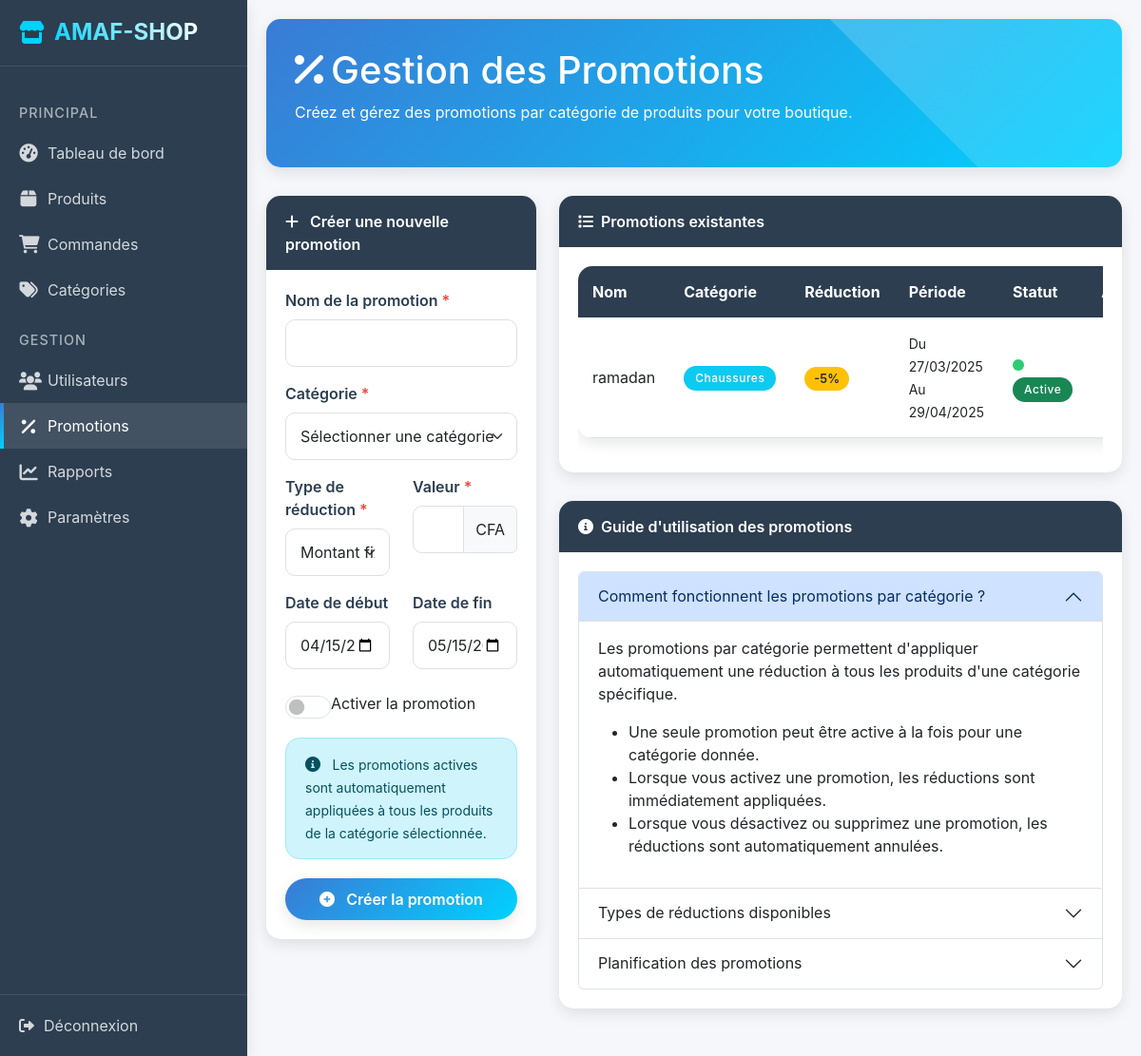
The app's page /admin/promotions.php (signed in) with its own data.
### tables this page shows
CREATE TABLE IF NOT EXISTS `promotion` (
  `id` int NOT NULL AUTO_INCREMENT,
  `nom` varchar(100) NOT NULL,
  `categorie_id` int NOT NULL,
  `type_reduction` enum('montant','pourcentage') NOT NULL DEFAULT 'montant',
  `valeur_reduction` decimal(10,2) NOT NULL,
  `date_debut` date NOT NULL,
  `date_fin` date NOT NULL,
  `actif` tinyint(1) NOT NULL DEFAULT '0',
  `date_creation` timestamp NULL DEFAULT CURRENT_TIMESTAMP,
  PRIMARY KEY (`id`),
  KEY `categorie_id` (`categorie_id`)
);

CREATE TABLE IF NOT EXISTS `categorie` (
  `id` int NOT NULL AUTO_INCREMENT,
  `nom` varchar(70) NOT NULL,
  `description` text,
  `image_url` varchar(150) DEFAULT NULL,
  PRIMARY KEY (`id`)
);

### admin/promotions.php (the view, shortened to what the rows shown need)
<?php
require '../config.php';
$promotions = [];
$query_promotions = "SELECT p.*, c.nom as categorie_nom
                   FROM promotion p
                   LEFT JOIN categorie c ON p.categorie_id = c.id
                   ORDER BY p.actif DESC, p.date_fin DESC";
$result_promotions = $conn->query($query_promotions);
if ($result_promotions) {
    while ($row = $result_promotions->fetch_assoc()) {
        $promotions[] = $row;
    }
}
?>
<!DOCTYPE html>
<html lang="fr">
<head>
    <link rel="stylesheet" href="https://cdn.jsdelivr.net/npm/bootstrap@5.3.0/dist/css/bootstrap.min.css">
    <link rel="stylesheet" href="https://cdnjs.cloudflare.com/ajax/libs/font-awesome/6.0.0/css/all.min.css">
    <link rel="stylesheet" href="https://cdnjs.cloudflare.com/ajax/libs/animate.css/4.1.1/animate.min.css">
</head>
<body>
    <div class="sidebar">
        <div class="sidebar-brand">
            <h2>AMAF-SHOP</h2>
        </div>
    </div>
    <div class="main-content">
        <div class="page-header animate__animated animate__fadeInDown">
            <h1><i class="fas fa-percent me-2"></i>Gestion des Promotions</h1>
        </div>
        <div class="row">
            <div class="col-lg-8">
                <div class="card animate__animated animate__fadeInUp">
                    <div class="card-body">
                        <?php if (empty($promotions)): ?>
                            <div class="text-center py-5">
                                <i class="fas fa-percent fa-3x text-muted mb-3"></i>
                                <p class="text-muted">Aucune promotion n'a été créée.</p>
                                <p class="text-muted">Utilisez le formulaire pour créer votre première promotion.</p>
                            </div>
                        <?php else: ?>
                            <div class="table-responsive">
                                <table class="table table-hover">
                                    <thead>
                                        <tr>
                                            <th>Nom</th>
                                            <th>Catégorie</th>
                                            <th>Réduction</th>
                                            <th>Période</th>
                                            <th>Statut</th>
                                            <th>Actions</th>
                                        </tr>
                                    </thead>
                                    <tbody>
                                        <?php foreach ($promotions as $promotion): ?>
                                            <?php
                                                $statut = 'inactive';
                                                $statut_text = 'Inactive';
                                                $statut_badge = 'secondary';
                                                if ($promotion['actif']) {
                                                    $date_aujourdhui = date('Y-m-d');
                                                    if ($date_aujourdhui < $promotion['date_debut']) {
                                                        $statut = 'pending';
                                                        $statut_text = 'À venir';
                                                        $statut_badge = 'info';
                                                    } elseif ($date_aujourdhui > $promotion['date_fin']) {
                                                        $statut = 'expired';
                                                        $statut_text = 'Expirée';
                                                        $statut_badge = 'danger';
                                                    } else {
                                                        $statut = 'active';
                                                        $statut_text = 'Active';
                                                        $statut_badge = 'success';
                                                    }
                                                }
                                            ?>
                                            <tr>
                                                <td><?= htmlspecialchars($promotion['nom']) ?></td>
                                                <td>
                                                    <?php if ($promotion['categorie_nom']): ?>
                                                        <span class="badge bg-info">
                                                            <?= htmlspecialchars($promotion['categorie_nom']) ?>
                                                        </span>
                                                    <?php else: ?>
                                                        <span class="badge bg-secondary">Catégorie supprimée</span>
                                                    <?php endif; ?>
                                                </td>
                                                <td>
                                                    <?php if ($promotion['type_reduction'] === 'pourcentage'): ?>
                                                        <span class="promotion-badge bg-warning text-dark">
                                                            -<?= number_format($promotion['valeur_reduction'], 0) ?>%
                                                        </span>
                                                    <?php else: ?>
                                                        <span class="promotion-badge bg-primary text-white">
                                                            -<?= number_format($promotion['valeur_reduction'], 0) ?> CFA
                                                        </span>
                                                    <?php endif; ?>
                                                </td>
                                                <td>
                                                    <small>
                                                        Du <?= date('d/m/Y', strtotime($promotion['date_debut'])) ?>
                                                        <br>
                                                        Au <?= date('d/m/Y', strtotime($promotion['date_fin'])) ?>
                                                    </small>
                                                </td>
                                                <td>
                                                    <span class="promotion-status <?= $statut ?>"></span>
                                                    <span class="badge bg-<?= $statut_badge ?>"><?= $statut_text ?></span>
                                                </td>
                                                <td>
                                                </td>
                                            </tr>
                                        <?php endforeach; ?>
                                    </tbody>
                                </table>
                            </div>
                        <?php endif; ?>
                    </div>
                </div>
                <div class="card animate__animated animate__fadeInUp">
                    <div class="card-body">
                        <div class="accordion" id="promotionGuide">
                            <div class="accordion-item">
                                <h2 class="accordion-header" id="headingOne">
                                    <button class="accordion-button" type="button" data-bs-toggle="collapse" data-bs-target="#collapseOne">
                                        Comment fonctionnent les promotions par catégorie ?
                                    </button>
                                </h2>
                            </div>
                            <div class="accordion-item">
                                <h2 class="accordion-header" id="headingTwo">
                                    <button class="accordion-button collapsed" type="button" data-bs-toggle="collapse" data-bs-target="#collapseTwo">
                                        Types de réductions disponibles
                                    </button>
                                </h2>
                            </div>
                            <div class="accordion-item">
                                <h2 class="accordion-header" id="headingThree">
                                    <button class="accordion-button collapsed" type="button" data-bs-toggle="collapse" data-bs-target="#collapseThree">
                                        Planification des promotions
                                    </button>
                                </h2>
                            </div>
                        </div>
                    </div>
                </div>
            </div>
        </div>
    </div>
</body>
</html>

### records on screen
promotion: nom "ramadan", categorie.nom "Chaussures", valeur_reduction "5", date_debut "27/03/2025", date_fin "29/04/2025", statut_text "Active"
